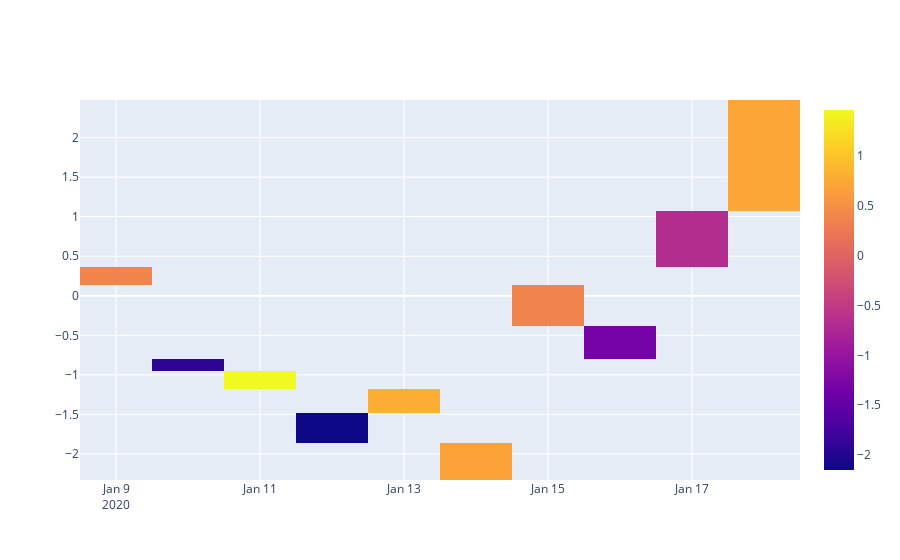

The notebook cell saved with this chart:
### Code cell
# Heat Map for 3 dimension
fig = go.Figure(data=go.Heatmap(z=df['COL1'], x=df.index, y=df['COL2']))
fig.show()

### Figure 1 — Plotly figure (JSON) as saved in the notebook; plotly's stock layout.template omitted (floating-point values rounded to 4 significant figures)
{"data": [{"type": "heatmap", "x": ["2020-01-09T00:00:00", "2020-01-10T00:00:00", "2020-01-11T00:00:00", "2020-01-12T00:00:00", "2020-01-13T00:00:00", "2020-01-14T00:00:00", "2020-01-15T00:00:00", "2020-01-16T00:00:00", "2020-01-17T00:00:00", "2020-01-18T00:00:00"], "y": [0.3633, -0.9128, -1.001, -1.623, -1.348, -2.094, -0.09753, -0.6752, 0.3692, 1.773], "z": [0.3565, -1.929, 1.455, -2.148, 0.785, 0.6852, 0.36, -1.319, -0.6718, 0.7211]}], "layout": {}}
